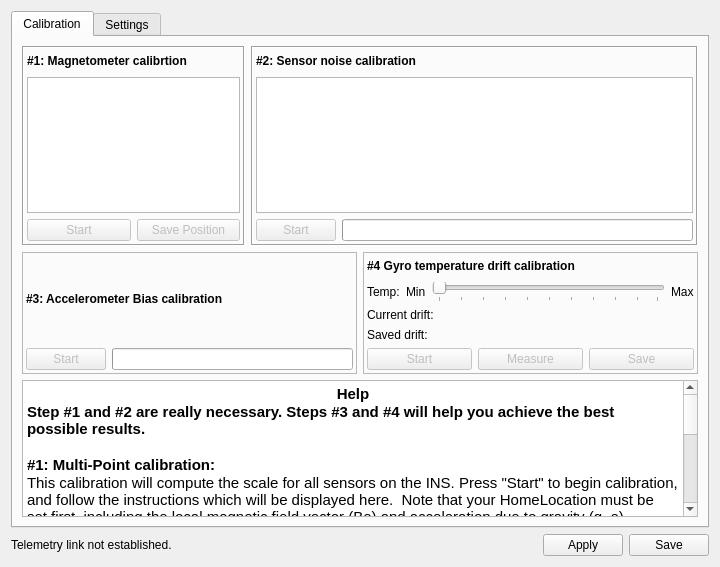
<?xml version="1.0" encoding="UTF-8"?>
<ui version="4.0">
 <class>RevoSensorsWidget</class>
 <widget class="QWidget" name="RevoSensorsWidget">
  <property name="geometry">
   <rect>
    <x>0</x>
    <y>0</y>
    <width>720</width>
    <height>567</height>
   </rect>
  </property>
  <property name="windowTitle">
   <string>Form</string>
  </property>
  <layout class="QVBoxLayout" name="verticalLayout">
   <item>
    <widget class="QTabWidget" name="tabWidget">
     <property name="currentIndex">
      <number>0</number>
     </property>
     <widget class="QWidget" name="tab_2">
      <attribute name="title">
       <string>Calibration</string>
      </attribute>
      <layout class="QVBoxLayout" name="verticalLayout_7" stretch="0,0,0">
       <item>
        <layout class="QHBoxLayout" name="sixPointLayout" stretch="1,2">
         <item>
          <widget class="QFrame" name="frame">
           <property name="frameShape">
            <enum>QFrame::Box</enum>
           </property>
           <property name="frameShadow">
            <enum>QFrame::Sunken</enum>
           </property>
           <layout class="QVBoxLayout" name="verticalLayout_9">
            <property name="margin">
             <number>3</number>
            </property>
            <item>
             <layout class="QVBoxLayout" name="verticalLayout_3">
              <item>
               <layout class="QHBoxLayout" name="horizontalLayout_2">
                <item>
                 <widget class="QLabel" name="label_3">
                  <property name="font">
                   <font>
                    <weight>75</weight>
                    <bold>true</bold>
                   </font>
                  </property>
                  <property name="text">
                   <string>#1: Magnetometer calibrtion</string>
                  </property>
                 </widget>
                </item>
                <item>
                 <spacer name="horizontalSpacer_3">
                  <property name="orientation">
                   <enum>Qt::Horizontal</enum>
                  </property>
                  <property name="sizeHint" stdset="0">
                   <size>
                    <width>40</width>
                    <height>20</height>
                   </size>
                  </property>
                 </spacer>
                </item>
               </layout>
              </item>
              <item>
               <widget class="QGraphicsView" name="sixPointsHelp">
                <property name="toolTip">
                 <string>Nice paper plane, eh?</string>
                </property>
               </widget>
              </item>
              <item>
               <layout class="QHBoxLayout" name="horizontalLayout_4">
                <item>
                 <widget class="QPushButton" name="sixPointsStart">
                  <property name="enabled">
                   <bool>false</bool>
                  </property>
                  <property name="toolTip">
                   <string>Launch a sensor range and bias calibration.</string>
                  </property>
                  <property name="text">
                   <string>Start</string>
                  </property>
                 </widget>
                </item>
                <item>
                 <widget class="QPushButton" name="sixPointsSave">
                  <property name="enabled">
                   <bool>false</bool>
                  </property>
                  <property name="toolTip">
                   <string>Save settings (only enabled when calibration is running)</string>
                  </property>
                  <property name="text">
                   <string>Save Position</string>
                  </property>
                 </widget>
                </item>
               </layout>
              </item>
             </layout>
            </item>
           </layout>
          </widget>
         </item>
         <item>
          <widget class="QFrame" name="frame_2">
           <property name="frameShape">
            <enum>QFrame::Box</enum>
           </property>
           <property name="frameShadow">
            <enum>QFrame::Sunken</enum>
           </property>
           <layout class="QVBoxLayout" name="verticalLayout_10">
            <property name="margin">
             <number>3</number>
            </property>
            <item>
             <layout class="QVBoxLayout" name="verticalLayout_4">
              <item>
               <layout class="QHBoxLayout" name="horizontalLayout_8">
                <item>
                 <widget class="QLabel" name="label">
                  <property name="font">
                   <font>
                    <weight>75</weight>
                    <bold>true</bold>
                   </font>
                  </property>
                  <property name="text">
                   <string>#2: Sensor noise calibration</string>
                  </property>
                 </widget>
                </item>
                <item>
                 <spacer name="horizontalSpacer_4">
                  <property name="orientation">
                   <enum>Qt::Horizontal</enum>
                  </property>
                  <property name="sizeHint" stdset="0">
                   <size>
                    <width>40</width>
                    <height>20</height>
                   </size>
                  </property>
                 </spacer>
                </item>
               </layout>
              </item>
              <item>
               <widget class="QGraphicsView" name="sensorsBargraph">
                <property name="toolTip">
                 <string>These are the sensor variance values computed by the AHRS.

Tip: lower is better!</string>
                </property>
                <property name="verticalScrollBarPolicy">
                 <enum>Qt::ScrollBarAlwaysOff</enum>
                </property>
                <property name="horizontalScrollBarPolicy">
                 <enum>Qt::ScrollBarAlwaysOff</enum>
                </property>
               </widget>
              </item>
              <item>
               <layout class="QHBoxLayout" name="horizontalLayout">
                <item>
                 <widget class="QPushButton" name="noiseMeasurementStart">
                  <property name="enabled">
                   <bool>false</bool>
                  </property>
                  <property name="toolTip">
                   <string>Press to start a calibration procedure, about 15 seconds.

Hint: run this with engines at cruising speed.</string>
                  </property>
                  <property name="text">
                   <string>Start</string>
                  </property>
                 </widget>
                </item>
                <item>
                 <widget class="QProgressBar" name="noiseMeasurementProgress">
                  <property name="enabled">
                   <bool>true</bool>
                  </property>
                  <property name="maximum">
                   <number>100</number>
                  </property>
                  <property name="value">
                   <number>0</number>
                  </property>
                  <property name="textVisible">
                   <bool>false</bool>
                  </property>
                 </widget>
                </item>
               </layout>
              </item>
             </layout>
            </item>
           </layout>
          </widget>
         </item>
        </layout>
       </item>
       <item>
        <layout class="QHBoxLayout" name="sensorNoiseLayout">
         <item>
          <widget class="QFrame" name="frame_3">
           <property name="frameShape">
            <enum>QFrame::StyledPanel</enum>
           </property>
           <property name="frameShadow">
            <enum>QFrame::Raised</enum>
           </property>
           <layout class="QVBoxLayout" name="verticalLayout_2">
            <property name="margin">
             <number>3</number>
            </property>
            <item>
             <layout class="QVBoxLayout" name="verticalLayout_5">
              <item>
               <layout class="QHBoxLayout" name="horizontalLayout_9">
                <item>
                 <widget class="QLabel" name="label_5">
                  <property name="font">
                   <font>
                    <weight>75</weight>
                    <bold>true</bold>
                   </font>
                  </property>
                  <property name="text">
                   <string>#3: Accelerometer Bias calibration</string>
                  </property>
                 </widget>
                </item>
                <item>
                 <spacer name="horizontalSpacer_5">
                  <property name="orientation">
                   <enum>Qt::Horizontal</enum>
                  </property>
                  <property name="sizeHint" stdset="0">
                   <size>
                    <width>40</width>
                    <height>20</height>
                   </size>
                  </property>
                 </spacer>
                </item>
               </layout>
              </item>
              <item>
               <layout class="QHBoxLayout" name="horizontalLayout_3">
                <item>
                 <widget class="QPushButton" name="accelBiasStart">
                  <property name="enabled">
                   <bool>false</bool>
                  </property>
                  <property name="text">
                   <string>Start</string>
                  </property>
                 </widget>
                </item>
                <item>
                 <widget class="QProgressBar" name="accelBiasProgress">
                  <property name="value">
                   <number>0</number>
                  </property>
                  <property name="textVisible">
                   <bool>false</bool>
                  </property>
                 </widget>
                </item>
               </layout>
              </item>
             </layout>
            </item>
           </layout>
          </widget>
         </item>
         <item>
          <widget class="QFrame" name="frame_4">
           <property name="frameShape">
            <enum>QFrame::StyledPanel</enum>
           </property>
           <property name="frameShadow">
            <enum>QFrame::Raised</enum>
           </property>
           <layout class="QVBoxLayout" name="verticalLayout_8">
            <property name="margin">
             <number>3</number>
            </property>
            <item>
             <layout class="QVBoxLayout" name="gyroDriftLayout">
              <item>
               <layout class="QHBoxLayout" name="horizontalLayout_11">
                <item>
                 <widget class="QLabel" name="label_6">
                  <property name="font">
                   <font>
                    <weight>75</weight>
                    <bold>true</bold>
                   </font>
                  </property>
                  <property name="text">
                   <string>#4 Gyro temperature drift calibration</string>
                  </property>
                 </widget>
                </item>
                <item>
                 <spacer name="horizontalSpacer_6">
                  <property name="orientation">
                   <enum>Qt::Horizontal</enum>
                  </property>
                  <property name="sizeHint" stdset="0">
                   <size>
                    <width>40</width>
                    <height>20</height>
                   </size>
                  </property>
                 </spacer>
                </item>
               </layout>
              </item>
              <item>
               <layout class="QHBoxLayout" name="horizontalLayout_5">
                <item>
                 <widget class="QLabel" name="label_7">
                  <property name="text">
                   <string>Temp:</string>
                  </property>
                 </widget>
                </item>
                <item>
                 <widget class="QLabel" name="gyroMinTemp">
                  <property name="font">
                   <font>
                    <pointsize>9</pointsize>
                   </font>
                  </property>
                  <property name="text">
                   <string>Min</string>
                  </property>
                 </widget>
                </item>
                <item>
                 <widget class="QSlider" name="gyroTempSlider">
                  <property name="toolTip">
                   <string>Currently measured temperature on the system. This is actually the
MB temperature, be careful if somehow you know that your INS
temperature is very different from your MB temp...</string>
                  </property>
                  <property name="orientation">
                   <enum>Qt::Horizontal</enum>
                  </property>
                  <property name="tickPosition">
                   <enum>QSlider::TicksBelow</enum>
                  </property>
                 </widget>
                </item>
                <item>
                 <widget class="QLabel" name="gyroMaxTemp">
                  <property name="font">
                   <font>
                    <pointsize>9</pointsize>
                   </font>
                  </property>
                  <property name="text">
                   <string>Max</string>
                  </property>
                 </widget>
                </item>
               </layout>
              </item>
              <item>
               <layout class="QHBoxLayout" name="horizontalLayout_7">
                <item>
                 <widget class="QLabel" name="label_14">
                  <property name="text">
                   <string>Current drift:</string>
                  </property>
                 </widget>
                </item>
               </layout>
              </item>
              <item>
               <layout class="QHBoxLayout" name="horizontalLayout_10">
                <item>
                 <widget class="QLabel" name="label_17">
                  <property name="text">
                   <string>Saved drift:</string>
                  </property>
                 </widget>
                </item>
               </layout>
              </item>
              <item>
               <layout class="QHBoxLayout" name="horizontalLayout_6">
                <item>
                 <widget class="QPushButton" name="startDriftCalib">
                  <property name="enabled">
                   <bool>false</bool>
                  </property>
                  <property name="toolTip">
                   <string>Start gathering data for temperature drift calibration.
Avoid sudden moves once you have started gathering!</string>
                  </property>
                  <property name="text">
                   <string>Start</string>
                  </property>
                 </widget>
                </item>
                <item>
                 <widget class="QPushButton" name="gyroMeasureDrift">
                  <property name="enabled">
                   <bool>false</bool>
                  </property>
                  <property name="toolTip">
                   <string>Launch drift measurement based on gathered data.

TODO: is this necessary? Measurement could be auto updated every second or so, or done when we stop measuring...</string>
                  </property>
                  <property name="text">
                   <string>Measure</string>
                  </property>
                 </widget>
                </item>
                <item>
                 <widget class="QPushButton" name="updateDrift">
                  <property name="enabled">
                   <bool>false</bool>
                  </property>
                  <property name="toolTip">
                   <string>Updates the XYZ drift values into the AHRS (saves to SD)</string>
                  </property>
                  <property name="text">
                   <string>Save</string>
                  </property>
                 </widget>
                </item>
               </layout>
              </item>
             </layout>
            </item>
           </layout>
          </widget>
         </item>
        </layout>
       </item>
       <item>
        <widget class="QTextEdit" name="sixPointCalibInstructions">
         <property name="toolTip">
          <string>Six Point Calibration instructions</string>
         </property>
         <property name="horizontalScrollBarPolicy">
          <enum>Qt::ScrollBarAlwaysOff</enum>
         </property>
         <property name="html">
          <string>&lt;!DOCTYPE HTML PUBLIC &quot;-//W3C//DTD HTML 4.0//EN&quot; &quot;http://www.w3.org/TR/REC-html40/strict.dtd&quot;&gt;
&lt;html&gt;&lt;head&gt;&lt;meta name=&quot;qrichtext&quot; content=&quot;1&quot; /&gt;&lt;style type=&quot;text/css&quot;&gt;
p, li { white-space: pre-wrap; }
&lt;/style&gt;&lt;/head&gt;&lt;body style=&quot; font-family:'MS Shell Dlg 2'; font-size:8.25pt; font-weight:400; font-style:normal;&quot;&gt;
&lt;table border=&quot;0&quot; style=&quot;-qt-table-type: root; margin-top:4px; margin-bottom:4px; margin-left:4px; margin-right:4px;&quot;&gt;
&lt;tr&gt;
&lt;td style=&quot;border: none;&quot;&gt;
&lt;p align=&quot;center&quot; style=&quot; margin-top:0px; margin-bottom:0px; margin-left:0px; margin-right:0px; -qt-block-indent:0; text-indent:0px;&quot;&gt;&lt;span style=&quot; font-family:'Ubuntu'; font-size:11pt; font-weight:600;&quot;&gt;Help&lt;/span&gt;&lt;/p&gt;
&lt;p style=&quot; margin-top:0px; margin-bottom:0px; margin-left:0px; margin-right:0px; -qt-block-indent:0; text-indent:0px;&quot;&gt;&lt;span style=&quot; font-family:'Ubuntu'; font-size:11pt; font-weight:600;&quot;&gt;Step #1 and #2 are really necessary. Steps #3 and #4 will help you achieve the best possible results.&lt;/span&gt;&lt;/p&gt;
&lt;p align=&quot;center&quot; style=&quot;-qt-paragraph-type:empty; margin-top:0px; margin-bottom:0px; margin-left:0px; margin-right:0px; -qt-block-indent:0; text-indent:0px; font-family:'Ubuntu'; font-size:11pt; font-weight:600;&quot;&gt;&lt;br /&gt;&lt;/p&gt;
&lt;p style=&quot; margin-top:0px; margin-bottom:0px; margin-left:0px; margin-right:0px; -qt-block-indent:0; text-indent:0px;&quot;&gt;&lt;span style=&quot; font-family:'Ubuntu'; font-size:11pt; font-weight:600;&quot;&gt;#1: Multi-Point calibration:&lt;/span&gt;&lt;/p&gt;
&lt;p style=&quot; margin-top:0px; margin-bottom:0px; margin-left:0px; margin-right:0px; -qt-block-indent:0; text-indent:0px;&quot;&gt;&lt;span style=&quot; font-family:'Ubuntu'; font-size:11pt;&quot;&gt;This calibration will compute the scale for all sensors on the INS. Press &amp;quot;Start&amp;quot; to begin calibration, and follow the instructions which will be displayed here.  Note that your HomeLocation must be set first, including the local magnetic field vector (Be) and acceleration due to gravity (g_e).&lt;/span&gt;&lt;/p&gt;
&lt;p style=&quot;-qt-paragraph-type:empty; margin-top:0px; margin-bottom:0px; margin-left:0px; margin-right:0px; -qt-block-indent:0; text-indent:0px; font-family:'Ubuntu'; font-size:11pt;&quot;&gt;&lt;br /&gt;&lt;/p&gt;
&lt;p style=&quot; margin-top:0px; margin-bottom:0px; margin-left:0px; margin-right:0px; -qt-block-indent:0; text-indent:0px;&quot;&gt;&lt;span style=&quot; font-family:'Ubuntu'; font-size:11pt; font-weight:600;&quot;&gt;#2: Sensor noise calibration:&lt;/span&gt;&lt;/p&gt;
&lt;p style=&quot; margin-top:0px; margin-bottom:0px; margin-left:0px; margin-right:0px; -qt-block-indent:0; text-indent:0px;&quot;&gt;&lt;span style=&quot; font-family:'Ubuntu'; font-size:11pt;&quot;&gt;This calibration will compute sensor variance under standard conditions. You can leave your engines running at low to mid throttle to take their vibration into account before pressing &amp;quot;Start&amp;quot;.&lt;/span&gt;&lt;/p&gt;
&lt;p style=&quot;-qt-paragraph-type:empty; margin-top:0px; margin-bottom:0px; margin-left:0px; margin-right:0px; -qt-block-indent:0; text-indent:0px; font-family:'Ubuntu'; font-size:11pt;&quot;&gt;&lt;br /&gt;&lt;/p&gt;
&lt;p style=&quot; margin-top:0px; margin-bottom:0px; margin-left:0px; margin-right:0px; -qt-block-indent:0; text-indent:0px;&quot;&gt;&lt;span style=&quot; font-family:'Ubuntu'; font-size:11pt; font-weight:600;&quot;&gt;#3: Accelerometer bias calibration:&lt;/span&gt;&lt;/p&gt;
&lt;p style=&quot; margin-top:0px; margin-bottom:0px; margin-left:0px; margin-right:0px; -qt-block-indent:0; text-indent:0px;&quot;&gt;&lt;span style=&quot; font-family:'Ubuntu'; font-size:11pt;&quot;&gt;This step will ensure that accelerometer bias is accurate. Place your airframe as horizontally as possible (use a spirit level if necessary), then press Start below and do not move your airframe at all until the end of the calibration.&lt;/span&gt;&lt;/p&gt;
&lt;p style=&quot;-qt-paragraph-type:empty; margin-top:0px; margin-bottom:0px; margin-left:0px; margin-right:0px; -qt-block-indent:0; text-indent:0px; font-family:'Ubuntu'; font-size:11pt;&quot;&gt;&lt;br /&gt;&lt;/p&gt;
&lt;p style=&quot; margin-top:0px; margin-bottom:0px; margin-left:0px; margin-right:0px; -qt-block-indent:0; text-indent:0px;&quot;&gt;&lt;span style=&quot; font-family:'Ubuntu'; font-size:11pt; font-weight:600;&quot;&gt;#4 Gyro temp drift calibration:&lt;/span&gt;&lt;/p&gt;
&lt;p style=&quot;-qt-paragraph-type:empty; margin-top:0px; margin-bottom:0px; margin-left:0px; margin-right:0px; -qt-block-indent:0; text-indent:0px; font-family:'Ubuntu'; font-size:11pt; font-weight:600;&quot;&gt;&lt;br /&gt;&lt;/p&gt;&lt;/td&gt;&lt;/tr&gt;&lt;/table&gt;&lt;/body&gt;&lt;/html&gt;</string>
         </property>
        </widget>
       </item>
      </layout>
     </widget>
     <widget class="QWidget" name="tab">
      <attribute name="title">
       <string>Settings</string>
      </attribute>
      <layout class="QVBoxLayout" name="verticalLayout_6">
       <item>
        <layout class="QHBoxLayout" name="ahrsSettingsLayout">
         <item>
          <widget class="QLabel" name="label_2">
           <property name="font">
            <font>
             <weight>75</weight>
             <bold>true</bold>
            </font>
           </property>
           <property name="text">
            <string>Attitude Algorithm:</string>
           </property>
          </widget>
         </item>
         <item>
          <widget class="QComboBox" name="FusionAlgorithm">
           <property name="toolTip">
            <string>Selects the sensor integration algorithm to be used by the Revolution board.</string>
           </property>
          </widget>
         </item>
         <item>
          <spacer name="horizontalSpacer_2">
           <property name="orientation">
            <enum>Qt::Horizontal</enum>
           </property>
           <property name="sizeHint" stdset="0">
            <size>
             <width>40</width>
             <height>20</height>
            </size>
           </property>
          </spacer>
         </item>
         <item>
          <widget class="QLabel" name="label_4">
           <property name="font">
            <font>
             <weight>75</weight>
             <bold>true</bold>
            </font>
           </property>
           <property name="text">
            <string>Home Location:</string>
           </property>
          </widget>
         </item>
         <item>
          <widget class="QRadioButton" name="homeLocationSet">
           <property name="enabled">
            <bool>false</bool>
           </property>
           <property name="toolTip">
            <string>Saves the Home Location. This is only enabled
if the Home Location is set, i.e. if the GPS fix is
successful.

Disabled if there is no GPS fix.</string>
           </property>
           <property name="text">
            <string>Set</string>
           </property>
           <property name="checked">
            <bool>true</bool>
           </property>
           <attribute name="buttonGroup">
            <string notr="true">buttonGroup</string>
           </attribute>
          </widget>
         </item>
         <item>
          <widget class="QRadioButton" name="homeLocationClear">
           <property name="enabled">
            <bool>true</bool>
           </property>
           <property name="toolTip">
            <string>Clears the HomeLocation: only makes sense if you save
to SD. This will force the INS to use the next GPS fix as the
new home location unless it is in indoor mode.</string>
           </property>
           <property name="text">
            <string>Clear</string>
           </property>
           <attribute name="buttonGroup">
            <string notr="true">buttonGroup</string>
           </attribute>
          </widget>
         </item>
        </layout>
       </item>
       <item>
        <spacer name="verticalSpacer">
         <property name="orientation">
          <enum>Qt::Vertical</enum>
         </property>
         <property name="sizeHint" stdset="0">
          <size>
           <width>20</width>
           <height>40</height>
          </size>
         </property>
        </spacer>
       </item>
      </layout>
     </widget>
    </widget>
   </item>
   <item>
    <layout class="QHBoxLayout" name="submitButtons">
     <item>
      <widget class="QLabel" name="calibInstructions">
       <property name="text">
        <string>Telemetry link not established.</string>
       </property>
      </widget>
     </item>
     <item>
      <spacer name="horizontalSpacer">
       <property name="orientation">
        <enum>Qt::Horizontal</enum>
       </property>
       <property name="sizeHint" stdset="0">
        <size>
         <width>40</width>
         <height>20</height>
        </size>
       </property>
      </spacer>
     </item>
     <item>
      <widget class="QPushButton" name="Help">
       <property name="sizePolicy">
        <sizepolicy hsizetype="Fixed" vsizetype="Fixed">
         <horstretch>0</horstretch>
         <verstretch>0</verstretch>
        </sizepolicy>
       </property>
       <property name="maximumSize">
        <size>
         <width>32</width>
         <height>32</height>
        </size>
       </property>
       <property name="font">
        <font>
         <kerning>true</kerning>
        </font>
       </property>
       <property name="text">
        <string/>
       </property>
       <property name="icon">
        <iconset resource="../coreplugin/core.qrc">
         <normaloff>:/core/images/helpicon.svg</normaloff>:/core/images/helpicon.svg</iconset>
       </property>
       <property name="iconSize">
        <size>
         <width>32</width>
         <height>32</height>
        </size>
       </property>
       <property name="shortcut">
        <string>Ctrl+S</string>
       </property>
       <property name="default">
        <bool>false</bool>
       </property>
       <property name="flat">
        <bool>true</bool>
       </property>
       <property name="objrelation" stdset="0">
        <stringlist>
         <string>button:help</string>
         <string>url:http://wiki.openpilot.org/display/Doc/Revo+Configuration</string>
        </stringlist>
       </property>
      </widget>
     </item>
     <item>
      <widget class="QPushButton" name="revoCalSettingsSaveRAM">
       <property name="toolTip">
        <string>Save settings to the board (RAM only).

This does not save the calibration settings, this is done using the
specific calibration button on top of the screen.</string>
       </property>
       <property name="text">
        <string>Apply</string>
       </property>
       <property name="objrelation" stdset="0">
        <string>button:apply</string>
       </property>
      </widget>
     </item>
     <item>
      <widget class="QPushButton" name="revoCalSettingsSaveSD">
       <property name="toolTip">
        <string>Send settings to the board, and save to the non-volatile memory.</string>
       </property>
       <property name="text">
        <string>Save</string>
       </property>
       <property name="checked">
        <bool>false</bool>
       </property>
       <property name="objrelation" stdset="0">
        <string>button:save</string>
       </property>
      </widget>
     </item>
    </layout>
   </item>
  </layout>
 </widget>
 <resources>
  <include location="../coreplugin/core.qrc"/>
 </resources>
 <connections/>
 <buttongroups>
  <buttongroup name="buttonGroup"/>
 </buttongroups>
</ui>
